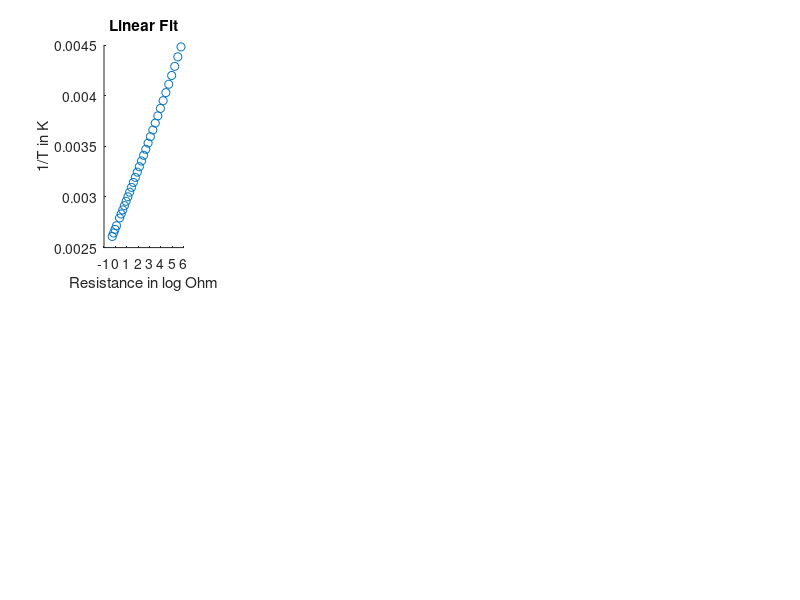

MATLAB code to generate this figure: (Note: this script raises an error after producing the figure.)
clear all;
R=[
0.76
0.86
0.97
1.11
1.45
1.67
1.92
2.23
2.59
3.02
3.54
4.16
4.91
5.83
6.94
8.31
10.00
12.09
14.68
17.96
22.05
27.28
33.89
42.45
53.39
67.74
86.39
111.30
144.00
188.40
247.50
329.20];
T = [
110
105
100
95
85
80
75
70
65
60
55
50
45
40
35
30
25
20
15
10
5
0
-5
-10
-15
-20
-25
-30
-35
-40
-45
-50];
T = T+273.15;%Convert to Kelvin
Ydata = 1./T;
Xdata = log(R);
alpha = 0.05;
alphastr = num2str(100*(1-alpha));


%%Linear fit
figure();
subplot(2,5,1);
scatter(Xdata,Ydata);
xlabel('Resistance in log Ohm');
ylabel('1/T in K');
title('Linear Fit');
hold on;
xfull = linspace(min(Xdata),max(Xdata),100);
powv = 0:1;
[Bme1,Sigma2Er,R2me,AdjR2me,Sigma2Bme1,CIBme,CIFit] = MeLinFit(Xdata,Ydata,powv,alpha,xfull);
plot(xfull,polyval(flipud(Bme1),xfull),'r-',xfull,CIFit(:,1),'b--');
plot(xfull,CIFit(:,2),'b--','HandleVisibility','off');
legend('Data','Linear Fit',[alphastr,'% CI Fit'],'Location','best');
txtstr1=['R^2 = ' num2str(R2me)];
txtstr2=['AdjR^2 = ' num2str(AdjR2me)];
txt={txtstr1,txtstr2};
text(-1,0.004,txt);
hold off;


%ploting the residuals
subplot(2,5,6);
dataylin = linspace(min(Ydata),max(Ydata),100);
plot(dataylin,2.*ones(length(dataylin),1),'b--');
hold on;
plot(dataylin,-2.*ones(length(dataylin),1),'b--');
scatter(Ydata,(Ydata-polyval(flipud(Bme1),Xdata))./sqrt(Sigma2Er));
hold off;

clear Bme1,Sigma2Er,R2me,AdjR2me,Sigma2Bme1,CIBme,CIFit;

%%2nd Order Fit
subplot(2,5,2);
scatter(Xdata,Ydata);
xlabel('Resistance in log Ohm');
ylabel('1/T in K');
title('2nd Order Fit');
hold on;
xfull = linspace(min(Xdata),max(Xdata),100);
powv = 0:2;
[Bme1,Sigma2Er,R2me,AdjR2me,Sigma2Bme1,CIBme,CIFit] = MeLinFit(Xdata,Ydata,powv,alpha,xfull);
plot(xfull,polyval(flipud(Bme1),xfull),'r-',xfull,CIFit(:,1),'b--');
plot(xfull,CIFit(:,2),'b--','HandleVisibility','off');
legend('Data','Linear Fit',[alphastr,'% CI Fit'],'Location','best');
txtstr1=['R^2 = ' num2str(R2me)];
txtstr2=['AdjR^2 = ' num2str(AdjR2me)];
txt={txtstr1,txtstr2};
text(-1,0.004,txt);
hold off;


%ploting the residuals
subplot(2,5,7);
dataylin = linspace(min(Ydata),max(Ydata),100);
plot(dataylin,2.*ones(length(dataylin),1),'b--');
hold on;
plot(dataylin,-2.*ones(length(dataylin),1),'b--');
scatter(Ydata,(Ydata-polyval(flipud(Bme1),Xdata))./sqrt(Sigma2Er));
hold off;


clear Bme1,Sigma2Er,R2me,AdjR2me,Sigma2Bme1,CIBme,CIFit;
%%3rd Order Fit
subplot(2,5,3);
scatter(Xdata,Ydata);
xlabel('Resistance in log Ohm');
ylabel('1/T in K');
title('3rd Order Fit');
hold on;
xfull = linspace(min(Xdata),max(Xdata),100);
powv = 0:3;
[Bme1,Sigma2Er,R2me,AdjR2me,Sigma2Bme1,CIBme,CIFit] = MeLinFit(Xdata,Ydata,powv,alpha,xfull);
plot(xfull,polyval(flipud(Bme1),xfull),'r-',xfull,CIFit(:,1),'b--');
plot(xfull,CIFit(:,2),'b--','HandleVisibility','off');
legend('Data','Linear Fit',[alphastr,'% CI Fit'],'Location','best');
txtstr1=['R^2 = ' num2str(R2me)];
txtstr2=['AdjR^2 = ' num2str(AdjR2me)];
txt={txtstr1,txtstr2};
text(-1,0.004,txt);
hold off;


%ploting the residuals
subplot(2,5,8);
dataylin = linspace(min(Ydata),max(Ydata),100);
plot(dataylin,2.*ones(length(dataylin),1),'b--');
hold on;
plot(dataylin,-2.*ones(length(dataylin),1),'b--');
scatter(Ydata,(Ydata-polyval(flipud(Bme1),Xdata))./sqrt(Sigma2Er));
hold off;



clear Bme1,Sigma2Er,R2me,AdjR2me,Sigma2Bme1,CIBme,CIFit;
%%4th Order Fit
subplot(2,5,4);
scatter(Xdata,Ydata);
xlabel('Resistance in log Ohm');
ylabel('1/T in K');
title('4th Order Fit');
hold on;
xfull = linspace(min(Xdata),max(Xdata),100);
powv = 0:4;
[Bme1,Sigma2Er,R2me,AdjR2me,Sigma2Bme1,CIBme,CIFit] = MeLinFit(Xdata,Ydata,powv,alpha,xfull);
plot(xfull,polyval(flipud(Bme1),xfull),'r-',xfull,CIFit(:,1),'b--');
plot(xfull,CIFit(:,2),'b--','HandleVisibility','off');
legend('Data','Linear Fit',[alphastr,'% CI Fit'],'Location','best');
txtstr1=['R^2 = ' num2str(R2me)];
txtstr2=['AdjR^2 = ' num2str(AdjR2me)];
txt={txtstr1,txtstr2};
text(-1,0.004,txt);
hold off;


%ploting the residuals
subplot(2,5,9);
dataylin = linspace(min(Ydata),max(Ydata),100);
plot(dataylin,2.*ones(length(dataylin),1),'b--');
hold on;
plot(dataylin,-2.*ones(length(dataylin),1),'b--');
scatter(Ydata,(Ydata-polyval(flipud(Bme1),Xdata))./sqrt(Sigma2Er));
hold off;


clear Bme1,Sigma2Er,R2me,AdjR2me,Sigma2Bme1,CIBme,CIFit;

% %%Special Order Fit
% subplot(2,5,5);
% scatter(Xdata,Ydata);
% xlabel('Resistance in log Ohm');
% ylabel('1/T in K');
% title('Special Order Fit');
% hold on;
% xfull = linspace(min(Xdata),max(Xdata),100);
% fun = @(x,Xdata)x(1)+x(2)*Xdata+x(3)*Xdata.^3;
% xc0 = [1 1 1];
% pxc = lsqcurvefit(fun,xc0,Xdata,Ydata);
% ser = sqrt((1/(length(Xdata)-3))*sum((Ydata-fun(pxc,Xdata)).^2));
% plot(xfull,fun(pxc,xfull),'r-');
% legend('Data','Special Fit','Location','best');
% hold off;
% 
% 
% %ploting the residuals
% subplot(2,5,10);
% dataylin = linspace(min(Ydata),max(Ydata),100);
% plot(dataylin,2.*ones(length(dataylin),1),'b--');
% hold on;
% plot(dataylin,-2.*ones(length(dataylin),1),'b--');
% scatter(Ydata,(Ydata-fun(pxc,Xdata))./sqrt(ser));
% hold off;









%%Special Order Fit
subplot(2,5,5);
scatter(Xdata,Ydata);
xlabel('Resistance in log Ohm');
ylabel('1/T in K');
title('Special Order Fit');
hold on;
xfull = linspace(min(Xdata),max(Xdata),100);
powv = [0 1 3];
[Bme1,Sigma2Er,R2me,AdjR2me,Sigma2Bme1,CIBme,CIFit] = MeLinFit(Xdata,Ydata,powv,alpha,xfull);
fun = @(x,Xdata)x(1)+x(2)*Xdata+x(3)*Xdata.^3;
plot(xfull,fun(Bme1,xfull),'r-',xfull,CIFit(:,1),'b--');
plot(xfull,CIFit(:,2),'b--','HandleVisibility','off');
legend('Data','Linear Fit',[alphastr,'% CI Fit'],'Location','best');
txtstr1=['R^2 = ' num2str(R2me)];
txtstr2=['AdjR^2 = ' num2str(AdjR2me)];
txt={txtstr1,txtstr2};
text(-1,0.004,txt);
hold off;


%ploting the residuals
subplot(2,5,10);
dataylin = linspace(min(Ydata),max(Ydata),100);
plot(dataylin,2.*ones(length(dataylin),1),'b--');
hold on;
plot(dataylin,-2.*ones(length(dataylin),1),'b--');
scatter(Ydata,(Ydata-fun(Bme1,Xdata))./sqrt(Sigma2Er));
hold off;


%%
function [B,Sigma2Er,R2me,AdjR2me,SigmaB,CIB,CIFit]=MeLinFit(x,y,powv,alpha,xfull)
%Solve linear system for finding fit coefficients
%X*B=C
deg = length(powv);
dim1=deg;
npoints = length(x);
%Create power vector of polynomial
pv = powv;
pv = pv(:);
xfull = xfull(:);
X=zeros(npoints,dim1);%contains x evaluated at the powers of the polynomial
C=zeros(dim1,1);%contains the values of y at each point
%set A,B and C matrices

for i=1:dim1
    X(:,i) = x.^pv(i);
end
 
C= y(:);
%solve the linear system and get the coefficients 

P1 = eye(npoints);
Ccon = inv(X'*P1*X);
B = Ccon*X'*P1*C;
%B = X\C
%find total error
yhat = X*B;
ymean = mean(y);
%Calculating R2 and AdjR2

Sigma2Er = (1/(npoints-dim1))*sum((y-yhat).^2);
Sigma2ErMean = (1/(npoints-dim1))*sum((y-ymean).^2);
P1 = eye(npoints)/Sigma2Er;
Ccon = inv(X'*P1*X);
R2me = 1-(Sigma2Er/Sigma2ErMean);
AdjR2me = 1-((npoints-1)/(npoints-(dim1))).*(Sigma2Er/Sigma2ErMean).^2;

%VarB = (sum((y-yhat).^2)/(npoints-dim1)).*(transpose(X)*X)^(-1);
VarB = Ccon;
SigmaB = sqrt(abs(diag(VarB)));
SigmaB = SigmaB(:);

Talpha = tinv(1-alpha/2,npoints-dim1);
CIB = [B-Talpha.*SigmaB B+Talpha.*SigmaB];

%Create an X matrix for full range
XM = zeros(length(xfull),dim1);
for i=1:length(pv)
    XM(:,i) = xfull.^pv(i);
end
VarFit = XM*VarB*XM';
sigmaFit = sqrt(abs(diag(VarFit)));
yhatnew = XM*B;
CIFit = [yhatnew-Talpha.*sigmaFit yhatnew+Talpha.*sigmaFit];
end
